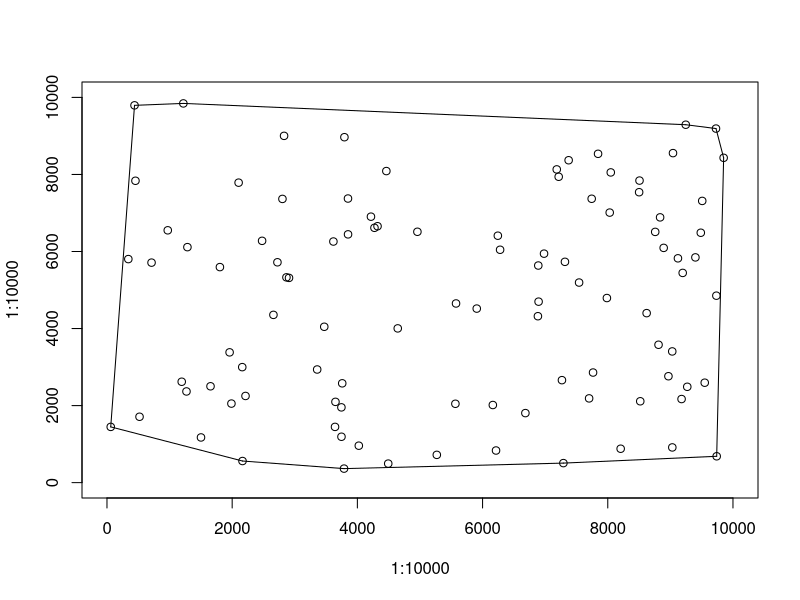

Generate this figure with R:
#! /usr/bin/env Rscript
png("convex.png", width=700, height=700)
plot(1:10000, 1:10000, type="n")

#points
points(60,1447)
points(341,5803)
points(440,9794)
points(455,7836)
points(520,1710)
points(712,5711)
points(971,6550)
points(1194,2619)
points(1220,9844)
points(1270,2367)
points(1285,6113)
points(1502,1173)
points(1654,2501)
points(1804,5595)
points(1959,3382)
points(1988,2052)
points(2103,7787)
points(2161,2998)
points(2165,561)
points(2213,2250)
points(2478,6277)
points(2659,4355)
points(2723,5720)
points(2803,7365)
points(2829,9002)
points(2867,5329)
points(2908,5315)
points(3358,2937)
points(3471,4046)
points(3617,6259)
points(3643,1447)
points(3650,2097)
points(3745,1954)
points(3746,1191)
points(3758,2578)
points(3787,364)
points(3793,8967)
points(3850,7375)
points(3851,6445)
points(4023,959)
points(4217,6904)
points(4273,6615)
points(4322,6656)
points(4463,8088)
points(4493,494)
points(4645,4004)
points(4959,6512)
points(5269,721)
points(5566,2047)
points(5576,4651)
points(5907,4518)
points(6164,2015)
points(6215,834)
points(6244,6410)
points(6280,6045)
points(6684,1805)
points(6884,4320)
points(6890,5636)
points(6895,4698)
points(6982,5944)
points(7185,8131)
points(7216,7940)
points(7268,2660)
points(7291,507)
points(7316,5732)
points(7375,8369)
points(7542,5194)
points(7702,2187)
points(7743,7369)
points(7765,2858)
points(7845,8536)
points(7986,4792)
points(8031,7010)
points(8048,8053)
points(8206,880)
points(8501,7539)
points(8507,7841)
points(8519,2112)
points(8621,4400)
points(8758,6509)
points(8811,3579)
points(8836,6886)
points(8893,6094)
points(8969,2762)
points(9030,3406)
points(9031,914)
points(9042,8554)
points(9121,5823)
points(9179,2170)
points(9197,5444)
points(9246,9291)
points(9270,2488)
points(9400,5847)
points(9486,6487)
points(9509,7313)
points(9549,2594)
points(9729,9191)
points(9735,4853)
points(9740,684)
points(9851,8432)

#line segments
segments(60,1447,2165,561)
segments(2165,561,3787,364)
segments(3787,364,7291,507)
segments(7291,507,9740,684)
segments(9740,684,9851,8432)
segments(9851,8432,9729,9191)
segments(9729,9191,9246,9291)
segments(9246,9291,1220,9844)
segments(1220,9844,440,9794)
segments(440,9794,60,1447)
dev.off()
